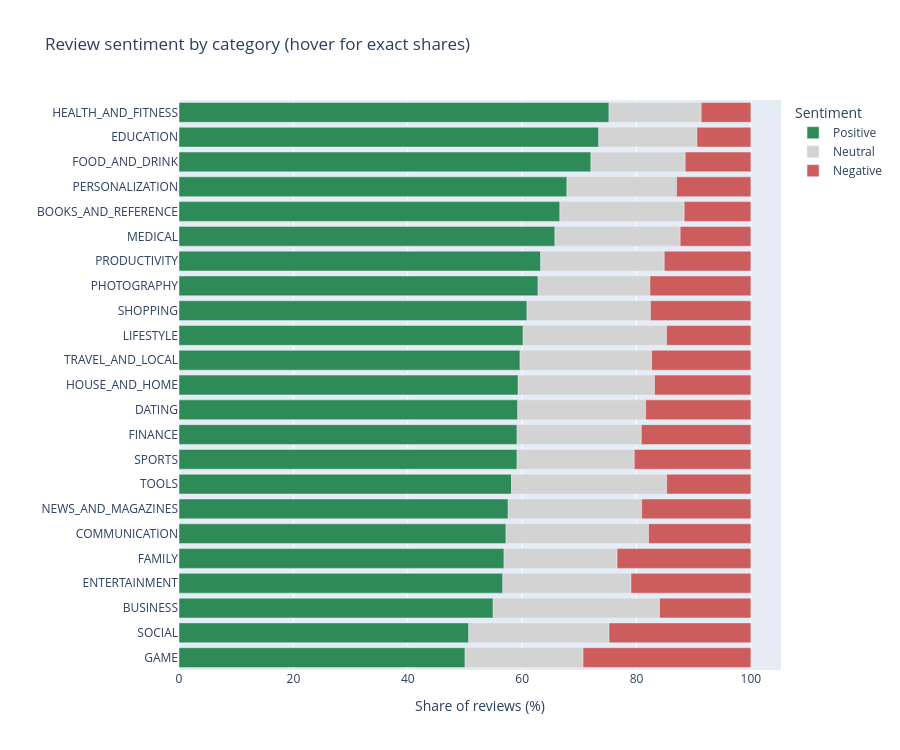

This figure's notebook cell:
### Code cell
# 9.2 Sentiment mix by category (interactive stacked bars)
inter = (cs[["Positive %", "Neutral %", "Negative %"]]
         .rename(columns=lambda c: c.replace(" %", ""))
         .reset_index()
         .melt(id_vars="Category", var_name="Sentiment", value_name="Share of reviews (%)"))
fig = px.bar(inter, y="Category", x="Share of reviews (%)", color="Sentiment", orientation="h",
             color_discrete_map={"Positive": "seagreen", "Neutral": "lightgray", "Negative": "indianred"},
             category_orders={"Category": cs.index.tolist(), "Sentiment": order_s},
             title="Review sentiment by category (hover for exact shares)")
fig.update_layout(height=750, yaxis_title="")
fig.show()

### Figure 1 — Plotly figure (JSON) as saved in the notebook; plotly's stock layout.template omitted (floating-point values rounded to 4 significant figures)
{"data": [{"hovertemplate": "Sentiment=Positive<br>Share of reviews (%)=%{x}<br>Category=%{y}<extra></extra>", "legendgroup": "Positive", "marker": {"color": "seagreen", "pattern": {"shape": ""}}, "name": "Positive", "orientation": "h", "showlegend": true, "textposition": "auto", "type": "bar", "x": [75.2, 73.41, 72.04, 67.85, 66.61, 65.74, 63.26, 62.8, 60.86, 60.19, 59.65, 59.33, 59.25, 59.13, 59.13, 58.15, 57.57, 57.19, 56.85, 56.63, 54.95, 50.68, 50.04], "xaxis": "x", "y": ["HEALTH_AND_FITNESS", "EDUCATION", "FOOD_AND_DRINK", "PERSONALIZATION", "BOOKS_AND_REFERENCE", "MEDICAL", "PRODUCTIVITY", "PHOTOGRAPHY", "SHOPPING", "LIFESTYLE", "TRAVEL_AND_LOCAL", "HOUSE_AND_HOME", "DATING", "FINANCE", "SPORTS", "TOOLS", "NEWS_AND_MAGAZINES", "COMMUNICATION", "FAMILY", "ENTERTAINMENT", "BUSINESS", "SOCIAL", "GAME"], "yaxis": "y"}, {"hovertemplate": "Sentiment=Neutral<br>Share of reviews (%)=%{x}<br>Category=%{y}<extra></extra>", "legendgroup": "Neutral", "marker": {"color": "lightgray", "pattern": {"shape": ""}}, "name": "Neutral", "orientation": "h", "showlegend": true, "textposition": "auto", "type": "bar", "x": [16.1, 17.15, 16.47, 19.15, 21.72, 21.89, 21.59, 19.54, 21.57, 25.06, 22.99, 23.82, 22.36, 21.71, 20.48, 27.11, 23.33, 24.91, 19.75, 22.4, 29.07, 24.51, 20.61], "xaxis": "x", "y": ["HEALTH_AND_FITNESS", "EDUCATION", "FOOD_AND_DRINK", "PERSONALIZATION", "BOOKS_AND_REFERENCE", "MEDICAL", "PRODUCTIVITY", "PHOTOGRAPHY", "SHOPPING", "LIFESTYLE", "TRAVEL_AND_LOCAL", "HOUSE_AND_HOME", "DATING", "FINANCE", "SPORTS", "TOOLS", "NEWS_AND_MAGAZINES", "COMMUNICATION", "FAMILY", "ENTERTAINMENT", "BUSINESS", "SOCIAL", "GAME"], "yaxis": "y"}, {"hovertemplate": "Sentiment=Negative<br>Share of reviews (%)=%{x}<br>Category=%{y}<extra></extra>", "legendgroup": "Negative", "marker": {"color": "indianred", "pattern": {"shape": ""}}, "name": "Negative", "orientation": "h", "showlegend": true, "textposition": "auto", "type": "bar", "x": [8.698, 9.441, 11.49, 13.01, 11.67, 12.37, 15.15, 17.66, 17.57, 14.75, 17.36, 16.85, 18.4, 19.16, 20.39, 14.74, 19.1, 17.89, 23.4, 20.97, 15.98, 24.81, 29.35], "xaxis": "x", "y": ["HEALTH_AND_FITNESS", "EDUCATION", "FOOD_AND_DRINK", "PERSONALIZATION", "BOOKS_AND_REFERENCE", "MEDICAL", "PRODUCTIVITY", "PHOTOGRAPHY", "SHOPPING", "LIFESTYLE", "TRAVEL_AND_LOCAL", "HOUSE_AND_HOME", "DATING", "FINANCE", "SPORTS", "TOOLS", "NEWS_AND_MAGAZINES", "COMMUNICATION", "FAMILY", "ENTERTAINMENT", "BUSINESS", "SOCIAL", "GAME"], "yaxis": "y"}], "layout": {"barmode": "relative", "height": 750, "legend": {"title": {"text": "Sentiment"}, "tracegroupgap": 0}, "title": {"text": "Review sentiment by category (hover for exact shares)"}, "xaxis": {"anchor": "y", "domain": [0, 1], "title": {"text": "Share of reviews (%)"}}, "yaxis": {"anchor": "x", "categoryarray": ["GAME", "SOCIAL", "BUSINESS", "ENTERTAINMENT", "FAMILY", "COMMUNICATION", "NEWS_AND_MAGAZINES", "TOOLS", "SPORTS", "FINANCE", "DATING", "HOUSE_AND_HOME", "TRAVEL_AND_LOCAL", "LIFESTYLE", "SHOPPING", "PHOTOGRAPHY", "PRODUCTIVITY", "MEDICAL", "BOOKS_AND_REFERENCE", "PERSONALIZATION", "FOOD_AND_DRINK", "EDUCATION", "HEALTH_AND_FITNESS"], "categoryorder": "array", "domain": [0, 1], "title": {"text": ""}}}}
